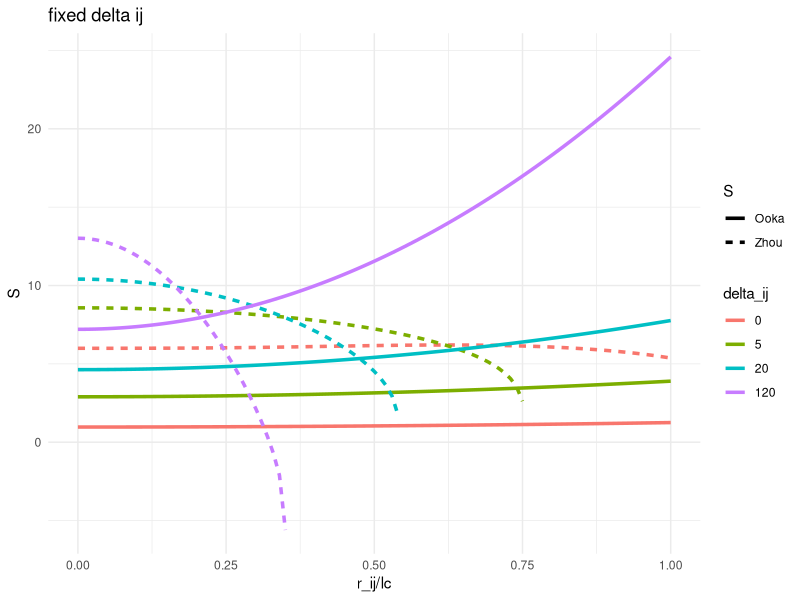
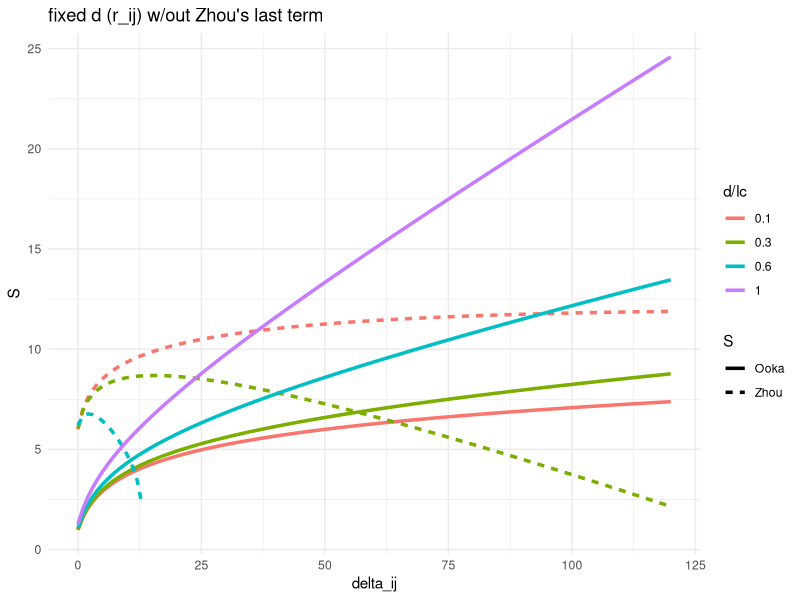

Reproduce these figures in R, in order.
library(ggplot2)
library(dplyr)
library(tidyr)

# Parámetros
lp <- 3.04  # Longitud de persistencia en Amstrongs

# Ooka
calc_S1 <- function(d, delta_ji) {
  lc <- (delta_ji+2) * 3.8
  d <- d*lc
  S <- 1.5 * log(delta_ji + 2) + 1.5 * (d^2 - 3.8^2) / (lc * 2 * 20)
  return(S)
}

# Zhou
calc_S2 <- function(d, delta_ji) {
  lc <- (delta_ji+2) * 3.8
  d <- d*lc
  w <- (5.0 * lp / (4.0 * lc)) - (2.0 * d^2 / lc^2) +
    (33.0 * d^4 / (80.0 * lp * lc^3)) + 
    (79.0 * lp^2 / (160.0 * lc^2)) + 
    (329.0 * d^2 * lp / (120.0 * lc^3)) - 
    (6799.0 * d^4 / (1600.0 * lc^4)) + 
    (3441.0 * d^6 / (2800.0 * lp * lc^5)) #-   (1089.0 * d^8 / (12800.0 * lp^2 * lc^6))
  S <- 1.5 * log(4 * pi * lp * lc / 3) - 3 * d^2 / (4 * lp * lc) + log(1 - w)
  return(S)
}

# Valores de delta_ji y rango de d
delta_ji <- c(0,5,20, 120)
d <- seq(0, 1, 0.01)

# Calcular S1 y S2 para cada combinación de d y delta_ji
data <- expand.grid(d = d, delta_ji = delta_ji) %>%
  mutate(Ooka = mapply(calc_S1, d, delta_ji),
         Zhou = mapply(calc_S2, d, delta_ji))

# Convertir los datos a formato largo usando gather
data_long <- data %>%
  gather(key = "S_type", value = "S_value", Ooka, Zhou)

ggplot(data_long, aes(x = d, y = S_value, color = factor(delta_ji), linetype = S_type)) +
  geom_line(size = 1.2) + 
  labs(title = "fixed delta ij", 
       x = "r_ij/lc", 
       y = "S", 
       color = "delta_ij", 
       linetype = "S") +
  theme_minimal()

############################ FIXED DISTANCE

d <- c(0.1, 0.3 , 0.6, 1)
delta_ji <- seq(0,120,1)

data2 <- expand.grid(d = d, delta_ji = delta_ji) %>%
  mutate(Ooka = mapply(calc_S1, d, delta_ji),
         Zhou = mapply(calc_S2, d, delta_ji))

data_long2 <- data2 %>%
  gather(key = "S_type", value = "S_value", Ooka, Zhou)

ggplot(data_long2, aes(x = delta_ji, y = S_value, color = factor(d), linetype = S_type)) +
  geom_line(size = 1.2) + 
  labs(title = "fixed d (r_ij) w/out Zhou's last term", 
       x = "delta_ij", 
       y = "S", 
       color = "d/lc", 
       linetype = "S") +
  theme_minimal()
